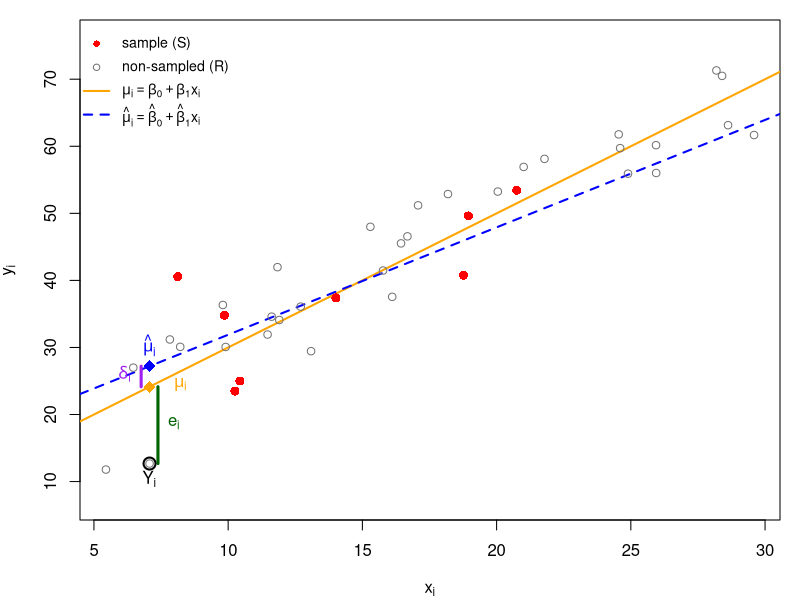
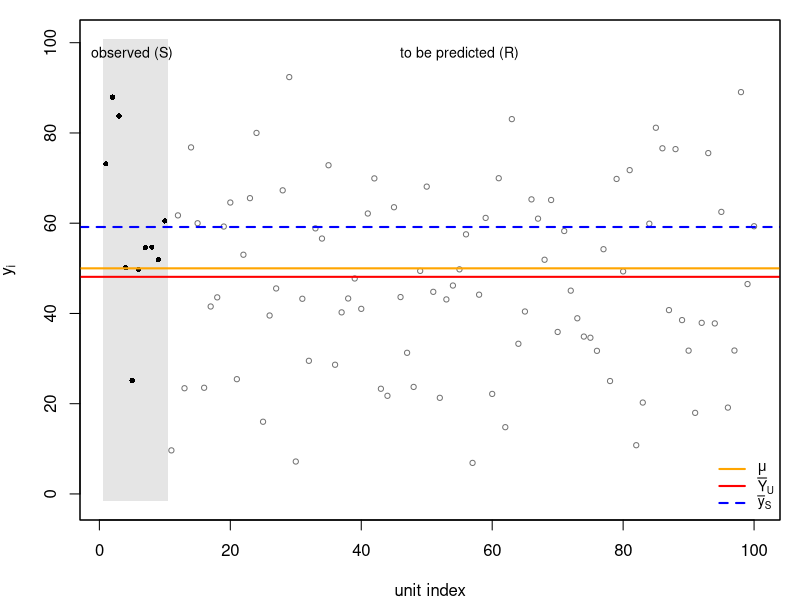

These figures' R source, in order:
## ---- chunk 1
#| echo: false
#| label: fig-pred-decomp
#| fig-cap: "Decomposition of the prediction error for one non-sampled unit under a linear model. Red points: the sample $S$; open points: the units in $R$. Orange line: the true mean $\\mu_i=\\beta_0+\\beta_1x_i$; blue dashed line: the fitted mean $\\hat\\mu_i$ from the sample. For the highlighted unit, $\\delta_i=\\hat\\mu_i-\\mu_i$ (purple) is the estimation error and $e_i=Y_i-\\mu_i$ (green) is the irreducible error."
#| fig-width: 7.5
#| fig-height: 4.8

set.seed(348)
N <- 40; n <- 8; beta0 <- 10; beta1 <- 2; sigma <- 6

x <- runif(N, 5, 30)
y <- beta0 + beta1 * x + rnorm(N, sd = sigma)
S <- sample(N, n)
R <- setdiff(seq_len(N), S)

fit <- lm(y ~ x, subset = S)
mu    <- beta0 + beta1 * x               # true means mu_i
muhat <- predict(fit, data.frame(x = x))
delta <- muhat - mu
e     <- y - mu

# highlighted unobserved unit: delta_i and e_i of opposite sign and both large
cand <- R[sign(e[R]) != sign(delta[R])]
i <- cand[which.max(abs(delta[cand]) + abs(e[cand]))]

par(mar = c(4, 4, 1, 1))
ylim <- range(y) + c(-1, 1) * 0.08 * diff(range(y))
plot(x, y, type = "n", ylim = ylim, xlab = expression(x[i]), ylab = expression(y[i]))
abline(beta0, beta1, col = "orange", lwd = 2)
abline(fit, col = "blue", lwd = 2, lty = 2)
points(x[R], y[R], pch = 1,  col = "grey45")
points(x[S], y[S], pch = 16, col = "red", cex = 1.2)

off <- 0.012 * diff(par("usr")[1:2])
segments(x[i] - off, mu[i], x[i] - off, muhat[i], lwd = 3, col = "purple")
segments(x[i] + off, mu[i], x[i] + off, y[i],     lwd = 3, col = "darkgreen")
points(x[i], y[i], pch = 1, col = "black", cex = 1.6, lwd = 2)
points(x[i], mu[i],    pch = 18, col = "orange", cex = 1.6)
points(x[i], muhat[i], pch = 18, col = "blue",   cex = 1.6)
text(x[i] - off, (mu[i] + muhat[i]) / 2, expression(delta[i]), pos = 2, col = "purple")
text(x[i] + off, (mu[i] + y[i]) / 2,     expression(e[i]),     pos = 4, col = "darkgreen")
text(x[i], muhat[i], expression(hat(mu)[i]), pos = if (delta[i] > 0) 3 else 1, col = "blue")
text(x[i] + off, mu[i], expression(mu[i]), pos = 4, col = "orange", offset = 0.8)
text(x[i], y[i], expression(Y[i]), pos = if (e[i] > 0) 3 else 1)

legend("topleft", bty = "n", cex = 0.85,
       pch = c(16, 1, NA, NA), lty = c(NA, NA, 1, 2), lwd = c(NA, NA, 2, 2),
       col = c("red", "grey45", "orange", "blue"),
       legend = c("sample (S)", "non-sampled (R)",
                  expression(mu[i] == beta[0] + beta[1] * x[i]),
                  expression(hat(mu)[i] == hat(beta)[0] + hat(beta)[1] * x[i])))
## ---- chunk 2
#| echo: false
#| label: fig-pred-index
#| fig-cap: "One realized population under the model. The sample occupies the shaded region on the left; the remaining units are to be predicted. Horizontal lines: the model mean $\\mu$ (orange), the estimand $\\bar Y_U$ (red), and the predictor $\\bar y_S$ (blue, dashed)."
#| fig-width: 7.5
#| fig-height: 4.2

set.seed(20000)
N <- 100; n <- 10; mu <- 50; sigma <- 20

y <- rnorm(N, mean = mu, sd = sigma)   # one realization of Y_1, ..., Y_N
S <- 1:n                               # sample, placed on the left
R <- (n + 1):N                         # non-sampled units

ybar_S <- mean(y[S])                   # predictor of mu
ybar_U <- mean(y)                      # the estimand

ylim <- range(y) + c(-1, 1) * 0.10 * diff(range(y))
plot(seq_len(N), y, type = "n", ylim = ylim,
     xlab = "unit index", ylab = expression(y[i]))
rect(0.5, ylim[1], n + 0.5, ylim[2], col = "grey90", border = NA)
points(S, y[S], pch = 16, cex = 0.7)
points(R, y[R], pch = 1,  cex = 0.7, col = "grey45")
abline(h = mu,     col = "orange", lwd = 2)
abline(h = ybar_U, col = "red",    lwd = 2)
abline(h = ybar_S, col = "blue",   lwd = 2, lty = 2)
text(n / 2,       ylim[2], "observed (S)",        pos = 1, cex = 0.85)
text((n + N) / 2, ylim[2], "to be predicted (R)", pos = 1, cex = 0.85)
legend("bottomright", bty = "n", cex = 0.85, lwd = 2,
       col = c("orange", "red", "blue"), lty = c(1, 1, 2),
       legend = c(expression(mu), expression(bar(Y)[U]), expression(bar(y)[S])))
box()
## ---- chunk 3
set.seed(1)
N <- 200; n <- 20; B <- 20000
x   <- runif(N, 1, 10)                 # known auxiliary variable
S   <- sample(N, n)                    # one fixed sample
R   <- setdiff(seq_len(N), S)
strat <- rep(1:2, each = N / 2)        # two strata of equal size
sg  <- c(1, 3)                         # stratum sd's
nh  <- table(factor(strat[S], 1:2)); Nh <- table(strat)

sim <- function(gen, est) {
  err <- replicate(B, { y <- gen(); est(y) - sum(y) })
  mean(err^2)
}

## SRS: Y ~ (mu, sigma^2)
sigma <- 2
srs_emp <- sim(function() rnorm(N, 10, sigma), function(y) N * mean(y[S]))
srs_th  <- sigma^2 * N * (N - n) / n

## Stratified: stratum means and sd's differ
str_emp <- sim(function() rnorm(N, c(10, 20)[strat], sg[strat]),
               function(y) sum(Nh * tapply(y[S], factor(strat[S], 1:2), mean)))
str_th  <- sum(sg^2 * Nh * (Nh - nh) / nh)

## Ratio: mean beta * x, variance sigma^2 * x
beta <- 2
rat_emp <- sim(function() rnorm(N, beta * x, sigma * sqrt(x)),
               function(y) sum(x) * sum(y[S]) / sum(x[S]))
rat_th  <- sigma^2 * sum(x) * (sum(x) - sum(x[S])) / sum(x[S])

## Regression: straight line, constant variance
reg_emp <- sim(function() rnorm(N, 3 + beta * x, sigma),
               function(y) { f <- lm(y[S] ~ x[S]); N * (mean(y[S]) + coef(f)[2] * (mean(x) - mean(x[S]))) })
reg_th  <- sigma^2 * (N * (N - n) / n + N^2 * (mean(x) - mean(x[S]))^2 / sum((x[S] - mean(x[S]))^2))

round(rbind(SRS = c(simulated = srs_emp, formula = srs_th),
            Stratified = c(str_emp, str_th),
            Ratio = c(rat_emp, rat_th),
            Regression = c(reg_emp, reg_th)))
